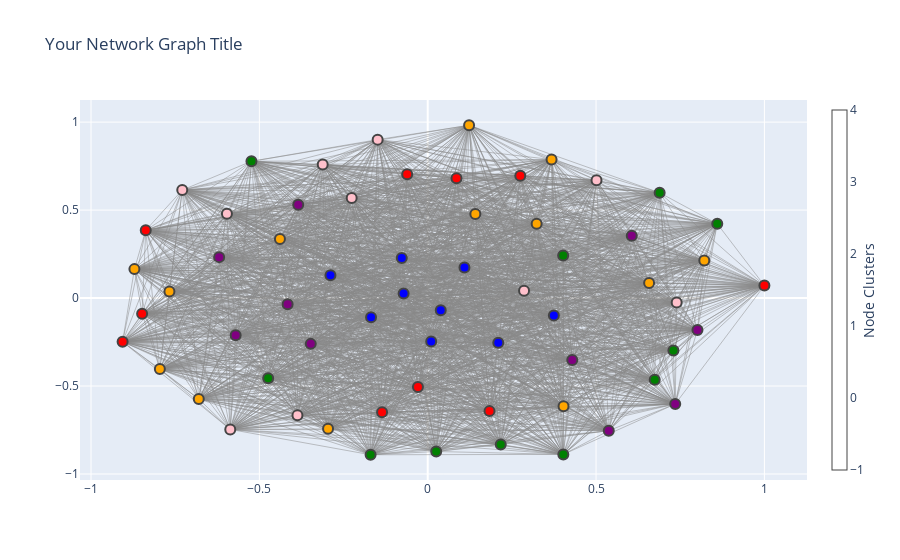

Notebook code cell kept with this figure:
### Code cell
pos = nx.spring_layout(G)

# Extract node positions into a list
node_positions = [pos[node] for node in G.nodes()]

# Number of clusters you want to create
num_clusters = 6  # You can change this to the desired number of clusters

# Apply K-Means clustering to the node positions
kmeans = KMeans(n_clusters=num_clusters, random_state=0)
node_clusters = kmeans.fit_predict(node_positions)

# Create a colormap for coloring nodes based on their cluster
colormap = ['red', 'blue', 'green', 'purple', 'orange', 'pink', 'cyan']

# Create a list to store node colors based on their cluster
node_colors = [colormap[cluster] for cluster in node_clusters]

# Rest of the code for generating edge_trace

# Create a scatter trace for nodes with colors based on their cluster
node_trace = go.Scatter(
    x=node_x, y=node_y,
    mode='markers',
    hoverinfo='text',
    marker=dict(
        showscale=True,
        colorscale='YlGnBu',
        color=node_colors,  # Use the cluster colors
        size=10,
        colorbar=dict(
            thickness=15,
            title='Node Clusters',  # You can change the title
            xanchor='left',
            titleside='right'
        ),
        line_width=2))

# Create the layout as shown in the previous response

# Add edge_trace and modified node_trace to the data list
data = [edge_trace, node_trace]

# Create the figure and display or save the graph
fig = go.Figure(data=data, layout=layout)

# Display the graph (in a Jupyter Notebook) or save it to an HTML file
pyo.iplot(fig)

### Figure 1 — Plotly figure (JSON) as saved in the notebook; plotly's stock layout.template omitted (floating-point values rounded to 4 significant figures; data arrays with more than 128 entries replaced by an {"elided": "..."} marker saying what was removed)
{"data": [{"hoverinfo": "none", "line": {"color": "#888", "width": 0.5}, "mode": "lines", "type": "scatter", "x": {"elided": "5859 float values"}, "y": {"elided": "5859 float values"}}, {"hoverinfo": "text", "marker": {"color": ["green", "blue", "pink", "orange", "blue", "orange", "purple", "orange", "green", "green", "pink", "blue", "pink", "pink", "red", "green", "green", "orange", "pink", "green", "blue", "green", "orange", "blue", "purple", "orange", "red", "red", "orange", "purple", "red", "purple", "orange", "purple", "blue", "orange", "blue", "purple", "pink", "green", "red", "purple", "red", "purple", "purple", "pink", "red", "purple", "green", "pink", "red", "pink", "orange", "orange", "red", "pink", "red", "orange", "blue", "orange", "blue", "green", "green"], "colorbar": {"thickness": 15, "title": {"side": "right", "text": "Node Clusters"}, "xanchor": "left"}, "colorscale": [[0, "rgb(255,255,217)"], [0.125, "rgb(237,248,177)"], [0.25, "rgb(199,233,180)"], [0.375, "rgb(127,205,187)"], [0.5, "rgb(65,182,196)"], [0.625, "rgb(29,145,192)"], [0.75, "rgb(34,94,168)"], [0.875, "rgb(37,52,148)"], [1, "rgb(8,29,88)"]], "line": {"width": 2}, "showscale": true, "size": 10}, "mode": "markers", "type": "scatter", "x": [0.7297, 0.3747, -0.2258, 0.3236, 0.1092, -0.7955, -0.5705, 0.1229, 0.4023, 0.6743, 0.5013, -0.077, -0.5864, -0.729, -0.02902, 0.02524, -0.1696, 0.6576, -0.3869, -0.4738, 0.2096, -0.5235, -0.296, 0.01035, -0.3846, -0.4389, 0.08548, -0.06095, 0.8215, 0.5378, -0.9062, -0.3473, 0.3679, -0.6194, 0.03871, -0.8711, -0.07153, 0.4293, 0.7395, 0.4027, -0.8482, 0.606, 0.2749, 0.7352, -0.416, -0.1486, -0.1355, 0.8012, 0.86, 0.2862, -0.8375, -0.3119, 0.4034, 0.1415, 0.1836, -0.5963, 1, -0.68, -0.1683, -0.7671, -0.2889, 0.6889, 0.2169], "y": [-0.2986, -0.09866, 0.5691, 0.4217, 0.1734, -0.4034, -0.2116, 0.9822, 0.2416, -0.464, 0.6693, 0.2276, -0.7468, 0.6138, -0.5059, -0.8723, -0.8907, 0.08553, -0.6668, -0.4556, -0.2536, 0.7773, -0.7434, -0.2474, 0.5303, 0.3356, 0.6813, 0.7032, 0.214, -0.7538, -0.2485, -0.2604, 0.7874, 0.2326, -0.0688, 0.1645, 0.02633, -0.3526, -0.02592, -0.8888, -0.08878, 0.3541, 0.6954, -0.6025, -0.03558, 0.9005, -0.6488, -0.181, 0.4221, 0.04111, 0.385, 0.7595, -0.6146, 0.4775, -0.6427, 0.4788, 0.07108, -0.5739, -0.1092, 0.03788, 0.1295, 0.5986, -0.8328]}], "layout": {"hovermode": "closest", "showlegend": false, "title": {"text": "Your Network Graph Title"}}}
